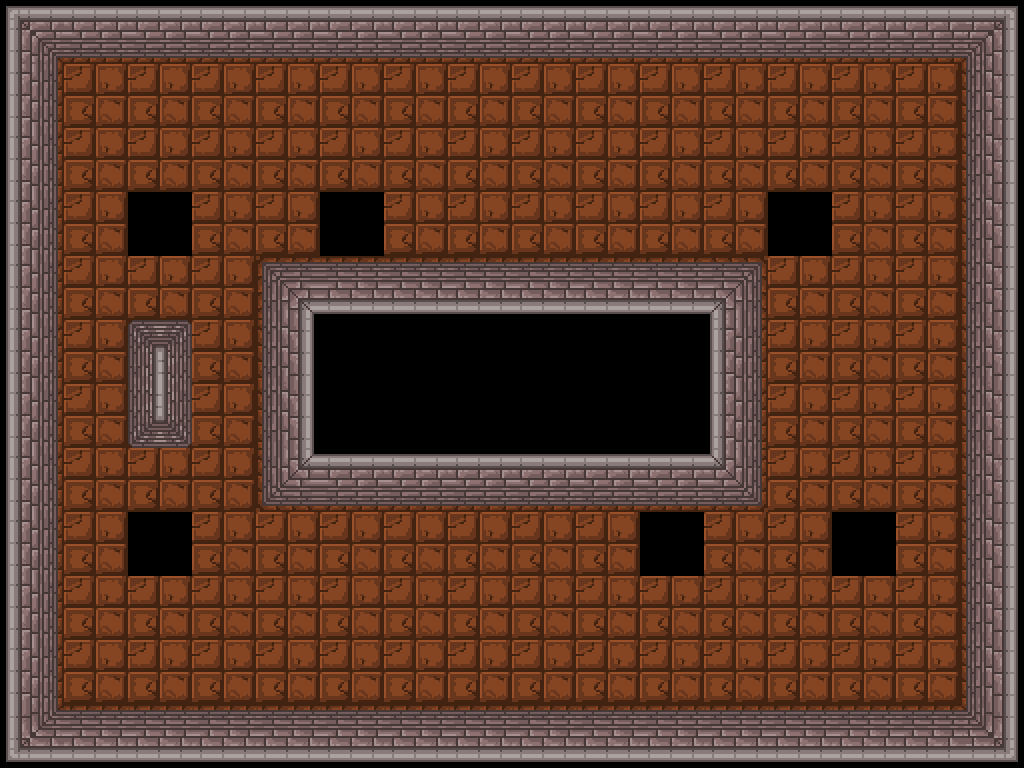

Rendered tile map (Tiled .tmx) drawn with the repository's tilesets; below, a short description and the map source with its tile grids summarised:
An orthogonal 16x12 tile map with 64x64 px tiles, 5 tile layers (Tiles, Objects, Links, blocs, ...), 3 tilesets.

<map version="1.0" orientation="orthogonal" width="16" height="12" tilewidth="64" tileheight="64">
 <tileset firstgid="1" name="typeOfCase" tilewidth="64" tileheight="64">
  <image source="../typeOfCase.png" width="1152" height="64" />
  <tile id="9">
   <properties>
    <property name="id" value="&quot;porte_1&quot;" />
   </properties>
  </tile>
 </tileset>
 <tileset firstgid="19" name="links" tilewidth="64" tileheight="64">
  <image source="../links.png" width="640" height="64" />
 </tileset>
 <tileset firstgid="29" name="graphs" tilewidth="64" tileheight="64">
  <image source="../../pixel/walls_64.png" width="832" height="192" />
 </tileset>
 <layer name="Tiles" width="16" height="12" opacity="0">
  <data>[192 cells, 192 non-empty, 2 distinct tile ids]</data>
 </layer>
 <layer name="Objects" width="16" height="12" opacity="0">
  <properties>
   <property name="" value="" />
  </properties>
  <data>[192 cells, 6 non-empty, 4 distinct tile ids]</data>
 </layer>
 <layer name="Links" width="16" height="12">
  <data>[192 cells, 0 non-empty, 0 distinct tile ids]</data>
 </layer>
 <layer name="blocs" width="16" height="12">
  <data>[192 cells, 0 non-empty, 0 distinct tile ids]</data>
 </layer>
 <layer name="Render" width="16" height="12">
  <data>[192 cells, 174 non-empty, 15 distinct tile ids]</data>
 </layer>
</map>
